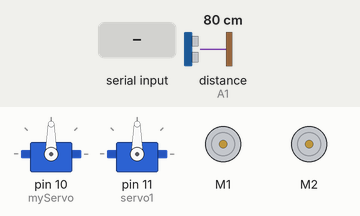
Recording of a sketch running on a simulated Arduino Uno, built with avr-gcc and run on an emulated ATmega328P. Shown: 2 × servo, 2 × DC motor (green arrow = forward, orange = backward, longer = faster). The inputs (shaded band) are chosen by the test bench; at power-on: distance to the obstacle (sensor on A1) 80 cm. The echo pulse lasts 58.3 µs per cm.

Above: at 4.0 s.
4.1 s: "*right" received over Serial
At 4.9 s:
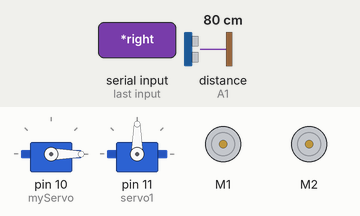
7.1 s: "*front" received over Serial
10.1 s: "*go back" received over Serial
At 10.8 s:
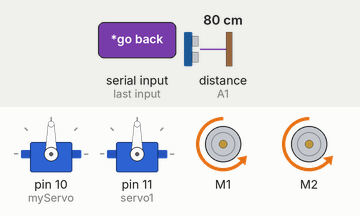
13.1 s: "*left" received over Serial
At 13.9 s:
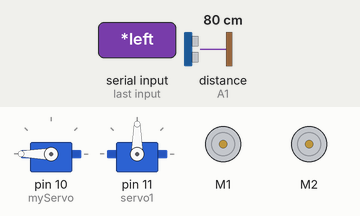
16.1 s: "*hands up" received over Serial
At 17.6 s:
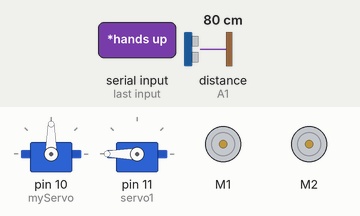
Timing chart, 0 to 18.7 s (numbered marks = the images above; inputs shaded):
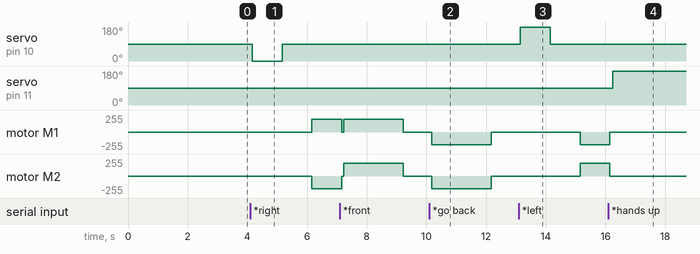

Measured:
- after the input at 4.1 s, servo on pin 10 (myServo): 90° → 0° after 0.06 s, → 90° 1.0 s later; motor M1: stopped → forward 190/255 after 2.1 s; motor M2: stopped → backward 190/255 after 2.1 s
- after the input at 10.1 s, motor M1, motor M2: stopped → backward 188/255 after 0.08 s, → stopped 2.0 s later
- after the input at 13.1 s, servo on pin 10 (myServo): 90° → 180° after 0.05 s, → 90° 1.0 s later; motor M1: stopped → backward 190/255 after 2.1 s; motor M2: stopped → forward 190/255 after 2.1 s
- after the input at 16.1 s, servo on pin 11 (servo1): 90° → 180° after 0.14 s

The sketch:

voice_controlled_robot.ino
```cpp
#include <NewPing.h>

#include <AFMotor.h>
#include <Servo.h>
String voice;
#define TRIG_PIN A0
#define ECHO_PIN A1
#define MAX_DISTANCE 100
NewPing sonar(TRIG_PIN, ECHO_PIN, MAX_DISTANCE);

AF_DCMotor motor1 (1, MOTOR12_1KHZ);
AF_DCMotor motor2 (2, MOTOR12_1KHZ);
Servo myServo;
Servo servo1;

boolean goesForward=false;
int distance = 100;
int speedSet;

void setup()
{
Serial.begin(9600);

myServo.attach(10);
myServo.write(90);
delay(2000);

servo1.attach(11);


  distance = readPing();
  delay(100);
  distance = readPing();
  delay(100);
  distance = readPing();
  delay(100);
  distance = readPing();
  delay(100);

}


 void loop()
{
  while (Serial.available()){
     delay(10);
    char c = Serial.read();
    if (c == '#') {break;}
    voice += c;
  }
  if (voice.length() > 0){
    if(voice == "*front"){
forward_car();
      }
    else if(voice == "*go back"){
back_car();
      }
    else if(voice == "*right") {
right_car();
    }
    else if(voice == "*left") {
left_car();
    }
    else if(voice == "*stop") {
stop_car();
    }
    else if(voice=="*hands up"){
      hand();
    }
    else if(voice=="*auto") {
    int distanceR = 0;
int distanceL = 0;
 delay(40);

 if(distance<=25)
 {
stop_car();
  delay(100);
back_car();
  delay(200);
stop_car();
  delay(200);
distanceR = lookRight();
  delay(200);
distanceL = lookLeft();
  delay(200);

  if(distanceR>=distanceL)
  {
right_car();
stop_car();
  }
  else

  {
left_car();
stop_car();
  }
 }

 else
 {
forward_car();
 }
 distance = readPing();
}
  }voice="";}


int lookRight()
{
myServo.write(50);
    delay(500);
int distance = readPing();
    delay(100);
myServo.write(115);
    return distance;
}

int lookLeft()
{
myServo.write(170);
    delay(500);
int distance = readPing();
    delay(100);
myServo.write(115);
    return distance;
    delay(100);
}

int  readPing() {
  delay(100);
int cm = sonar.ping_cm();
  if(cm==0)
  {
    cm = 250;
  }
  return cm;}

void forward_car()
{
  motor1.run(FORWARD);
  motor1.setSpeed(700);
  motor2.run(FORWARD);
  motor2.setSpeed(700);
  delay(2000);
  motor1.run(RELEASE);
  motor2.run(RELEASE);
}

void back_car()
{
  motor1.run(BACKWARD);
  motor1.setSpeed(700);
  motor2.run(BACKWARD);
  motor2.setSpeed(700);
  delay(2000);
  motor1.run(RELEASE);
  motor2.run(RELEASE);
}

void right_car()
{
myServo.write(0);
  delay(1000);
myServo.write(90);
  delay(1000);
  motor1.run(FORWARD);
  motor1.setSpeed(190);
  motor2.run(BACKWARD);
  motor2.setSpeed(190);
  delay(1000);
  motor1.run(RELEASE);
  motor2.run(RELEASE);
}

void left_car()
{
myServo.write(180);
  delay(1000);
myServo.write(90);
  delay(1000);
  motor1.run(BACKWARD);
  motor1.setSpeed(190);
  motor2.run(FORWARD);
  motor2.setSpeed(190);
  delay(1000);
  motor1.run(RELEASE);
  motor2.run(RELEASE);
}

void stop_car ()
{
  motor1.run(RELEASE);
  motor2.run(RELEASE);
}

void hand()
{
  servo1.write(180);
  delay(5000);
}
```
